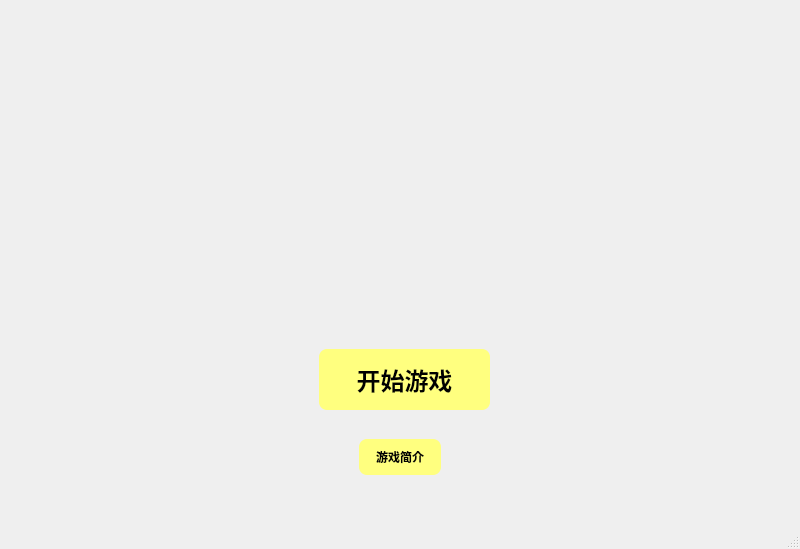
<?xml version="1.0" encoding="UTF-8"?>
<ui version="4.0">
 <class>MainWindow</class>
 <widget class="QMainWindow" name="MainWindow">
  <property name="geometry">
   <rect>
    <x>0</x>
    <y>0</y>
    <width>800</width>
    <height>549</height>
   </rect>
  </property>
  <property name="windowTitle">
   <string>MainWindow</string>
  </property>
  <property name="autoFillBackground">
   <bool>false</bool>
  </property>
  <property name="styleSheet">
   <string notr="true">QWidget #centralwidget{
    border-image: url(:/images/build/Desktop_Qt_6_10_2_MinGW_64_bit-Debug/ocean_bj.jpg);
    padding: 0px;
    margin: 0px;
}</string>
  </property>
  <widget class="QWidget" name="centralwidget">
   <widget class="QStackedWidget" name="stackedWidget">
    <property name="geometry">
     <rect>
      <x>-101</x>
      <y>-91</y>
      <width>1261</width>
      <height>871</height>
     </rect>
    </property>
    <property name="styleSheet">
     <string notr="true">QWidget
{
url(:/images/build/Desktop_Qt_6_10_2_MinGW_64_bit-Debug/ocean_bj_2.jpg)
}</string>
    </property>
    <widget class="QWidget" name="p0">
     <property name="maximumSize">
      <size>
       <width>1000</width>
       <height>650</height>
      </size>
     </property>
     <property name="styleSheet">
      <string notr="true">QWidget#p0 {
    border-image: url(:/images/build/Desktop_Qt_6_10_2_MinGW_64_bit-Debug/ocean_bj.jpg);

}</string>
     </property>
     <widget class="QPushButton" name="introduction">
      <property name="geometry">
       <rect>
        <x>460</x>
        <y>530</y>
        <width>82</width>
        <height>36</height>
       </rect>
      </property>
      <property name="autoFillBackground">
       <bool>false</bool>
      </property>
      <property name="styleSheet">
       <string notr="true">QPushButton {
    background-color: #ffff7f;        /* 背景色 */
    color: black;                      /* 文字颜色 */
    border: none;                      /* 边框 */
    border-radius: 8px;               /* 圆角 */
    font-size: 12px;                  /* 字体大小 */
    font-weight: bold;                /* 字体粗细 */
    padding: 8px 16px;                /* 内边距 */
    min-width: 50px;                 /* 最小宽度 */
    min-height: 20px;                 /* 最小高度 */
}

QPushButton:hover {
    background-color: #a2a251;
}

QPushButton:pressed
{
background-color:#cfcf4f;
}</string>
      </property>
      <property name="text">
       <string>游戏简介</string>
      </property>
     </widget>
     <widget class="QPushButton" name="start">
      <property name="geometry">
       <rect>
        <x>420</x>
        <y>440</y>
        <width>171</width>
        <height>61</height>
       </rect>
      </property>
      <property name="font">
       <font>
        <family>微软雅黑</family>
        <pointsize>-1</pointsize>
        <bold>true</bold>
       </font>
      </property>
      <property name="autoFillBackground">
       <bool>false</bool>
      </property>
      <property name="styleSheet">
       <string notr="true">QPushButton {
    background-color: #ffff7f;        /* 背景色 */
    color: black;                      /* 文字颜色 */
    border: none;                      /* 边框 */
    border-radius: 8px;               /* 圆角 */
    font-size: 24px;                  /* 字体大小 */
    font-weight: bold;                /* 字体粗细 */
    padding: 8px 16px;                /* 内边距 */
    min-width: 100px;                 /* 最小宽度 */
    min-height: 35px;                 /* 最小高度 */
}

QPushButton:hover {
    background-color: #a2a251;
}

QPushButton:pressed
{
background-color:#cfcf4f;
}</string>
      </property>
      <property name="text">
       <string>开始游戏</string>
      </property>
      <property name="iconSize">
       <size>
        <width>24</width>
        <height>24</height>
       </size>
      </property>
     </widget>
    </widget>
    <widget class="QWidget" name="p1">
     <property name="maximumSize">
      <size>
       <width>1000</width>
       <height>650</height>
      </size>
     </property>
     <property name="styleSheet">
      <string notr="true">QWidget#p1 {
    border-image: url(:/images/build/Desktop_Qt_6_10_2_MinGW_64_bit-Debug/ocean_bj_2.jpg);
}</string>
     </property>
     <widget class="QGraphicsView" name="graphicsView">
      <property name="geometry">
       <rect>
        <x>-60</x>
        <y>-10</y>
        <width>1061</width>
        <height>671</height>
       </rect>
      </property>
      <property name="styleSheet">
       <string notr="true">QGraphicsView {
    background: transparent;
    border: none;
}</string>
      </property>
     </widget>
    </widget>
   </widget>
  </widget>
  <widget class="QMenuBar" name="menubar">
   <property name="geometry">
    <rect>
     <x>0</x>
     <y>0</y>
     <width>800</width>
     <height>21</height>
    </rect>
   </property>
  </widget>
  <widget class="QStatusBar" name="statusbar"/>
 </widget>
 <resources/>
 <connections/>
</ui>
